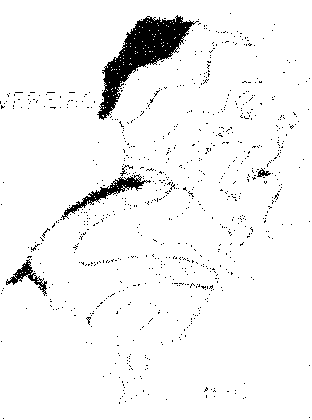
//> input picture visao-computacional/aula02/textura/fever-1.pgm, 312 x 420 px
$ ./ex1   (built with g++ and OpenCV 4)
//> lines starting //> are read from the running program, lines starting //| are printed output that depends on the picture; after the words box and inside, x2 and y2 are one past the last pixel; in counts of white or black regions, pixels touching at a corner belong together
#include <opencv2/opencv.hpp>
using namespace std;
using namespace cv;


void apply_median_filter(Mat src, Mat* dst, int kernel) {
  medianBlur(src, *dst, kernel);
  putText(*dst, format("Kernel = %d", kernel), Point(5, dst->rows - 5), FONT_HERSHEY_TRIPLEX, 0.7, 0, 1);
  copyMakeBorder(*dst, *dst, 1, 1, 1, 1, BORDER_CONSTANT, 0);
}


void plot_images(string path) {
//> called with path = "textura/fever-1.pgm"
  // Lendo imagem
  Mat_<uchar> imgIn = imread(path, 0);
//> imgIn: 420 rows x 312 cols, CV_8UC1; 95.4% white; 809 black regions (804 under 20 px), largest, box (x1, y1, x2, y2) and area: (97, 15, 199, 120) 3340, (61, 174, 151, 220) 714, (6, 259, 47, 296) 366, (257, 168, 271, 177) 57, (120, 165, 133, 176) 33

  // Imagens filtradas
  Mat_<uchar> imgKernel1, imgKernel3, imgKernel5, imgKernel7, imgOut;
  apply_median_filter(imgIn, &imgKernel1, 1);
//> in apply_median_filter, `putText(*dst, format("Kernel = %d", kernel), Point(5, dst->rows - 5), ..`: dst: 420 rows x 312 cols, CV_8UC1; 95.1% white; 818 black regions (804 under 20 px), largest, box (x1, y1, x2, y2) and area: (97, 15, 199, 120) 3340, (61, 174, 151, 220) 714, (6, 259, 47, 296) 366
//> in apply_median_filter, `copyMakeBorder(*dst, *dst, 1, 1, 1, 1, BORDER_CONSTANT, 0);`: dst: 422 rows x 314 cols, CV_8UC1; 94% white; 818 black regions (803 under 20 px), largest, box (x1, y1, x2, y2) and area: (98, 16, 200, 121) 3340, (0, 0, 314, 422) 1471, (62, 175, 152, 221) 714
  apply_median_filter(imgIn, &imgKernel3, 3);
//> in apply_median_filter (call 2), `medianBlur(src, *dst, kernel);`: dst: 420 rows x 312 cols, CV_8UC1; 96.4% white; 46 black regions (42 under 20 px), largest, box (x1, y1, x2, y2) and area: (98, 16, 194, 119) 3451, (62, 176, 146, 219) 708, (6, 260, 47, 295) 379, (258, 169, 270, 177) 60
//> in apply_median_filter (call 2), `putText(*dst, format("Kernel = %d", kernel), Point(5, dst->rows - 5), ..`: dst: 420 rows x 312 cols, CV_8UC1; 96.1% white; 55 black regions (42 under 20 px), largest, box (x1, y1, x2, y2) and area: (98, 16, 194, 119) 3451, (62, 176, 146, 219) 708, (6, 260, 47, 295) 379
//> in apply_median_filter (call 2), `copyMakeBorder(*dst, *dst, 1, 1, 1, 1, BORDER_CONSTANT, 0);`: dst: 422 rows x 314 cols, CV_8UC1; 95% white; 55 black regions (41 under 20 px), largest, box (x1, y1, x2, y2) and area: (99, 17, 195, 120) 3451, (0, 0, 314, 422) 1469, (63, 177, 147, 220) 708
  apply_median_filter(imgIn, &imgKernel5, 5);
//> in apply_median_filter (call 3), `medianBlur(src, *dst, kernel);`: dst: 420 rows x 312 cols, CV_8UC1; 96.5% white; 5 black regions (1 under 20 px), largest, box (x1, y1, x2, y2) and area: (98, 16, 193, 119) 3435, (64, 177, 144, 217) 700, (7, 261, 46, 292) 360, (258, 170, 269, 176) 48
//> in apply_median_filter (call 3), `putText(*dst, format("Kernel = %d", kernel), Point(5, dst->rows - 5), ..`: dst: 420 rows x 312 cols, CV_8UC1; 96.2% white; 14 black regions (1 under 20 px), largest, box (x1, y1, x2, y2) and area: (98, 16, 193, 119) 3435, (64, 177, 144, 217) 700, (7, 261, 46, 292) 360
//> in apply_median_filter (call 3), `copyMakeBorder(*dst, *dst, 1, 1, 1, 1, BORDER_CONSTANT, 0);`: dst: 422 rows x 314 cols, CV_8UC1; 95.1% white; 15 black regions (1 under 20 px), largest, box (x1, y1, x2, y2) and area: (99, 17, 194, 120) 3435, (0, 0, 314, 422) 1468, (65, 178, 145, 218) 700
  apply_median_filter(imgIn, &imgKernel7, 7);
//> in apply_median_filter (call 4), `medianBlur(src, *dst, kernel);`: dst: 420 rows x 312 cols, CV_8UC1; 96.6% white; 4 black regions, box (x1, y1, x2, y2) and area: (99, 17, 192, 118) 3422, (64, 177, 143, 216) 695, (9, 262, 46, 291) 335, (259, 170, 267, 176) 37
//> in apply_median_filter (call 4), `putText(*dst, format("Kernel = %d", kernel), Point(5, dst->rows - 5), ..`: dst: 420 rows x 312 cols, CV_8UC1; 96.2% white; 13 black regions, largest, box (x1, y1, x2, y2) and area: (99, 17, 192, 118) 3422, (64, 177, 143, 216) 695, (9, 262, 46, 291) 335
//> in apply_median_filter (call 4), `copyMakeBorder(*dst, *dst, 1, 1, 1, 1, BORDER_CONSTANT, 0);`: dst: 422 rows x 314 cols, CV_8UC1; 95.2% white; 14 black regions, largest, box (x1, y1, x2, y2) and area: (100, 18, 193, 119) 3422, (0, 0, 314, 422) 1468, (65, 178, 144, 217) 695

  // Concatendando saídas
  Mat outputs[] = {imgKernel1, imgKernel3, imgKernel5, imgKernel7};
  hconcat(outputs, 4, imgOut);
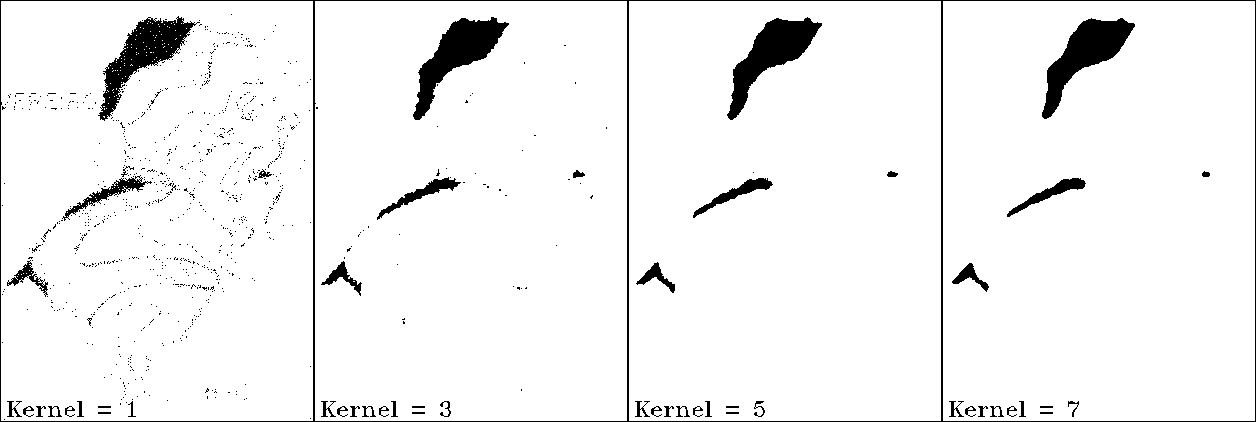
//> imgOut: 422 rows x 1256 cols, CV_8UC1; 94.8% white; 899 black regions (845 under 20 px), largest, box (x1, y1, x2, y2) and area: (0, 0, 1256, 422) 5876, (413, 17, 509, 120) 3451, (727, 17, 822, 120) 3435

  // Exibindo imagem de entrada
  namedWindow("Entrada");
  imshow("Entrada", imgIn);

  // Exibindo imagem de saída
  namedWindow("Saida");
  imshow("Saida", imgOut);

  waitKey();
}


int main() {
  plot_images("textura/fever-1.pgm");
  plot_images("textura/fever-2.pgm");
//> call 2 of plot_images, with path = "textura/fever-2.pgm"
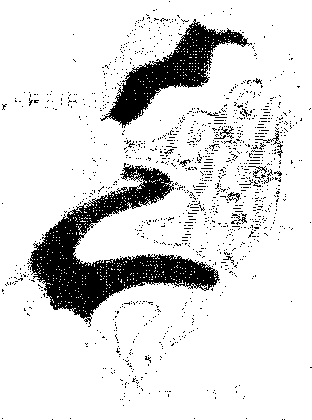
//> input picture visao-computacional/aula02/textura/fever-2.pgm, 312 x 420 px
//> in plot_images (call 2), `Mat_<uchar> imgIn = imread(path, 0);`: imgIn: 420 rows x 312 cols, CV_8UC1; 86.7% white; 1229 black regions (1214 under 20 px), largest, box (x1, y1, x2, y2) and area: (27, 163, 220, 327) 9561, (100, 19, 252, 128) 4517, (255, 130, 283, 158) 94
//> in apply_median_filter (call 5), `putText(*dst, format("Kernel = %d", kernel), Point(5, dst->rows - 5), ..`: dst: 420 rows x 312 cols, CV_8UC1; 86.4% white; 1237 black regions (1213 under 20 px), largest, box (x1, y1, x2, y2) and area: (27, 163, 220, 327) 9561, (100, 19, 252, 128) 4517, (6, 400, 21, 416) 95
//> in apply_median_filter (call 5), `copyMakeBorder(*dst, *dst, 1, 1, 1, 1, BORDER_CONSTANT, 0);`: dst: 422 rows x 314 cols, CV_8UC1; 85.4% white; 1234 black regions (1209 under 20 px), largest, box (x1, y1, x2, y2) and area: (28, 164, 221, 328) 9561, (101, 20, 253, 129) 4517, (0, 0, 314, 422) 1473
//> in apply_median_filter (call 6), `medianBlur(src, *dst, kernel);`: dst: 420 rows x 312 cols, CV_8UC1; 88.2% white; 111 black regions (105 under 20 px), largest, box (x1, y1, x2, y2) and area: (30, 166, 219, 322) 10154, (101, 20, 248, 127) 4723, (228, 193, 240, 201) 38, (223, 128, 233, 135) 27, (241, 214, 246, 222) 26, (180, 160, 187, 166) 23
//> in apply_median_filter (call 6), `putText(*dst, format("Kernel = %d", kernel), Point(5, dst->rows - 5), ..`:
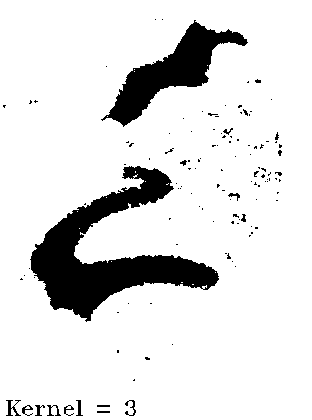
//> dst: 420 rows x 312 cols, CV_8UC1; 87.9% white; 120 black regions (105 under 20 px), largest, box (x1, y1, x2, y2) and area: (30, 166, 219, 322) 10154, (101, 20, 248, 127) 4723, (6, 400, 21, 416) 95
//> in apply_median_filter (call 6), `copyMakeBorder(*dst, *dst, 1, 1, 1, 1, BORDER_CONSTANT, 0);`: dst: 422 rows x 314 cols, CV_8UC1; 86.9% white; 121 black regions (105 under 20 px), largest, box (x1, y1, x2, y2) and area: (31, 167, 220, 323) 10154, (102, 21, 249, 128) 4723, (0, 0, 314, 422) 1468
//> in apply_median_filter (call 7), `medianBlur(src, *dst, kernel);`: dst: 420 rows x 312 cols, CV_8UC1; 88.6% white; 27 black regions (24 under 20 px), largest, box (x1, y1, x2, y2) and area: (30, 166, 218, 322) 10130, (107, 22, 247, 126) 4679, (223, 130, 230, 135) 22
//> in apply_median_filter (call 7), `putText(*dst, format("Kernel = %d", kernel), Point(5, dst->rows - 5), ..`:
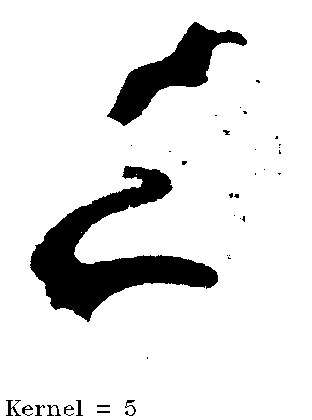
//> dst: 420 rows x 312 cols, CV_8UC1; 88.2% white; 36 black regions (24 under 20 px), largest, box (x1, y1, x2, y2) and area: (30, 166, 218, 322) 10130, (107, 22, 247, 126) 4679, (6, 400, 21, 416) 95
//> in apply_median_filter (call 7), `copyMakeBorder(*dst, *dst, 1, 1, 1, 1, BORDER_CONSTANT, 0);`: dst: 422 rows x 314 cols, CV_8UC1; 87.3% white; 37 black regions (24 under 20 px), largest, box (x1, y1, x2, y2) and area: (31, 167, 219, 323) 10130, (108, 23, 248, 127) 4679, (0, 0, 314, 422) 1468
//> in apply_median_filter (call 8), `medianBlur(src, *dst, kernel);`: dst: 420 rows x 312 cols, CV_8UC1; 88.8% white; 6 black regions (4 under 20 px), largest, box (x1, y1, x2, y2) and area: (30, 166, 218, 320) 10062, (108, 23, 247, 125) 4643
//> in apply_median_filter (call 8), `putText(*dst, format("Kernel = %d", kernel), Point(5, dst->rows - 5), ..`:
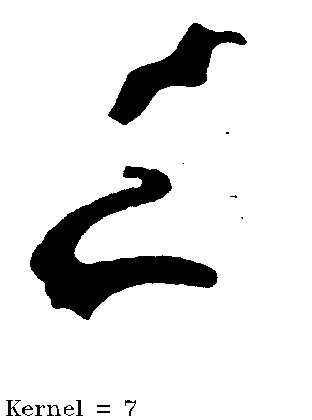
//> dst: 420 rows x 312 cols, CV_8UC1; 88.4% white; 15 black regions (4 under 20 px), largest, box (x1, y1, x2, y2) and area: (30, 166, 218, 320) 10062, (108, 23, 247, 125) 4643, (6, 400, 21, 416) 95
//> in apply_median_filter (call 8), `copyMakeBorder(*dst, *dst, 1, 1, 1, 1, BORDER_CONSTANT, 0);`:
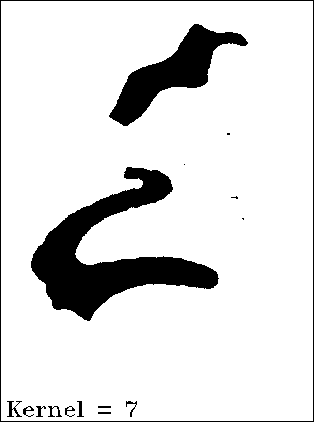
//> dst: 422 rows x 314 cols, CV_8UC1; 87.4% white; 16 black regions (4 under 20 px), largest, box (x1, y1, x2, y2) and area: (31, 167, 219, 321) 10062, (109, 24, 248, 126) 4643, (0, 0, 314, 422) 1468
//> in plot_images (call 2), `hconcat(outputs, 4, imgOut);`:
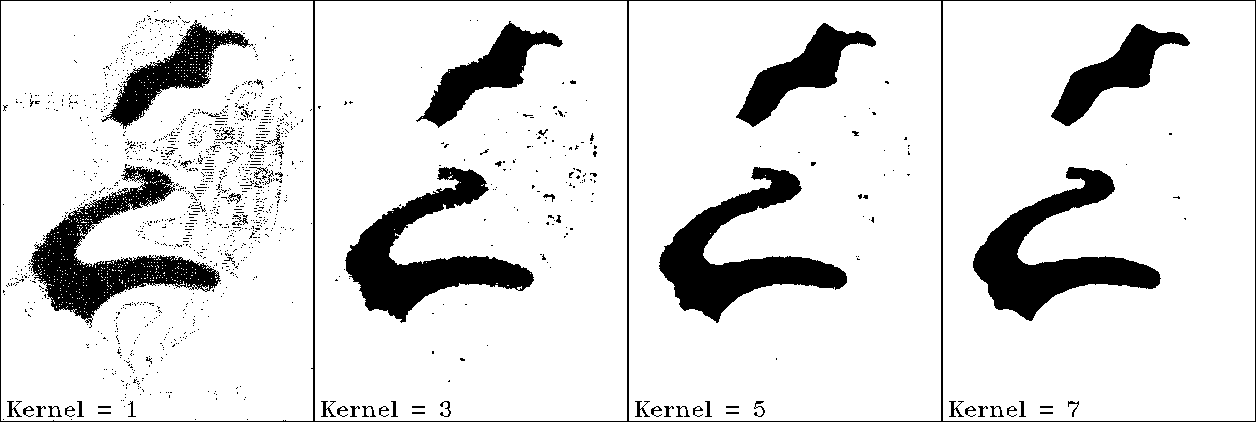
//> imgOut: 422 rows x 1256 cols, CV_8UC1; 86.8% white; 1405 black regions (1342 under 20 px), largest, box (x1, y1, x2, y2) and area: (345, 167, 534, 323) 10154, (659, 167, 847, 323) 10130, (973, 167, 1161, 321) 10062
}
